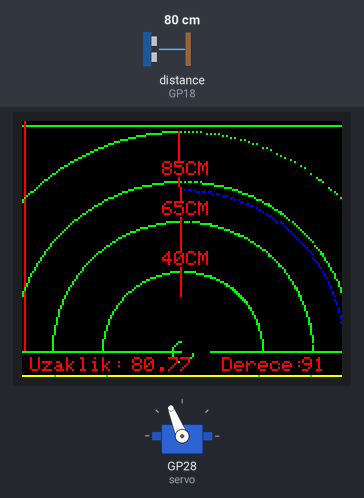
This program was run on a simulated Raspberry Pi Pico running MicroPython. On the bench: 160×128 colour display, servo. Inputs (shaded band) come from the test bench; at power-on: distance to the obstacle (sensor on GP18) 80 cm. The echo pulse lasts 58.3 µs per cm; servo angles are drawn from the pulse width (0.5 ms = 0°, 2.5 ms = 180°); library files of the repository ran but are not shown: sysfont.py; what the program prints to the serial console is not drawn.

Above: at 2.1 s.
2.2 s: distance to the obstacle (sensor on GP18) set to 120 cm
At 2.59 s:
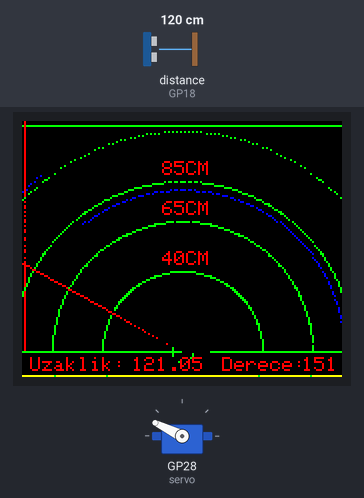
4.8 s: distance to the obstacle (sensor on GP18) set to 4 cm
At 5.0 s:
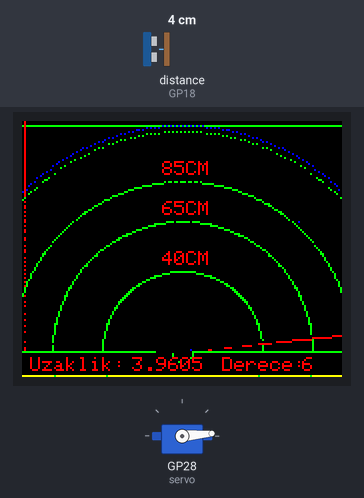
7.8 s: distance to the obstacle (sensor on GP18) set to 9 cm
At 8.66 s:
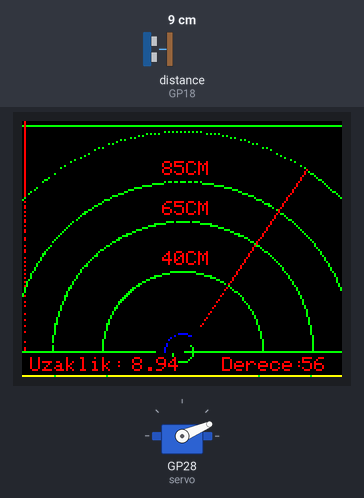
Timing chart, 0 to 16.8 s (numbered marks = the images above; inputs shaded):
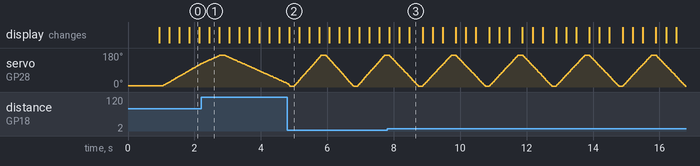

The program:

son.py
```python
from ST7735 import TFT
from sysfont import sysfont
from machine import Pin, PWM , SPI
import network
import socket
import time
import utime
import math

print('servo motor test ediliyor...')
servo = PWM(Pin(28))
servo.freq(50)
triq=Pin(19,Pin.OUT)
echo=Pin(18,Pin.IN)

#Genişlik 1-160 Yükseklik 2-127
spi = SPI(1, baudrate=20000000, polarity=0, phase=0, sck=Pin(10), mosi=Pin(11), miso=None)
Pin_DC = 14
Pin_Reset = 13
Pin_CS = 15
tft=TFT(spi,14,13,15)
tft.initr()
tft.rgb(True)
tft.rotation(1)
def draw_circle(tft, x0, y0, radius, color):
    f = 1 - radius
    ddF_x = 1
    ddF_y = -2 * radius
    x = 0
    y = radius

    tft.pixel((x0, y0 + radius), color)
    tft.pixel((x0, y0 - radius), color)
    tft.pixel((x0 + radius, y0), color)
    tft.pixel((x0 - radius, y0), color)

    while x < y:
        if f >= 0:
            y -= 1
            ddF_y += 2
            f += ddF_y
        x += 1
        ddF_x += 2
        f += ddF_x

        tft.pixel((x0 + x, y0 + y), color)
        tft.pixel((x0 - x, y0 + y), color)
        tft.pixel((x0 + x, y0 - y), color)
        tft.pixel((x0 - x, y0 - y), color)
        tft.pixel((x0 + y, y0 + x), color)
        tft.pixel((x0 - y, y0 + x), color)
        tft.pixel((x0 + y, y0 - x), color)
        tft.pixel((x0 - y, y0 - x), color)
while True:

    tft.fill(TFT.BLACK)
    tft.line((0,2),(160,2),TFT.GREEN)
    tft.line((1,0),(1,128),TFT.RED)
    tft.line((160,0),(160,128),TFT.BLUE)
    tft.line((0,127),(160,127),TFT.YELLOW)
    tft.line((0,128),(160,128),TFT.RED)

    #def draw_circle(tft, x0, y0, radius, color):
    draw_circle(tft,80,115,110,TFT.GREEN)
    draw_circle(tft,80,115,85,TFT.GREEN)
    draw_circle(tft,80,115,65,TFT.GREEN)
    draw_circle(tft,80,115,40,TFT.GREEN)
    for a in range(115,127,1):
        tft.line((0,a),(160,a),TFT.BLACK)
    tft.line((0,115),(160,115),TFT.GREEN)
    tft.pixel((80,115),TFT.BLUE)
    draw_circle(tft,80,115,5,TFT.GREEN)

    tft.text((70,20),'85CM',TFT.RED,sysfont)
    tft.text((70,40),'65CM',TFT.RED,sysfont)
    tft.text((70,65),'40CM',TFT.RED,sysfont)
    tft.text((100,118),'Derece:',TFT.RED,sysfont)
    tft.text((4,118),'Uzaklik:',TFT.RED,sysfont)
    tft.text((55,118),'10',TFT.RED,sysfont)
    for i in range(3,180,1):
        triq.value(0)
        utime.sleep_us(2)
        triq.value(1)
        utime.sleep_us(10)
        triq.value(0)
        start_time = utime.ticks_us()
        while echo.value() == 0:
            if utime.ticks_diff(utime.ticks_us(), start_time) > 600000:
                print("Timeout waiting for echo to go high")
                print(i)
                break
        pulse_start=utime.ticks_us()
        start_time = utime.ticks_us()
        while echo.value() == 1:
            if utime.ticks_diff(utime.ticks_us(), start_time) > 38000:
                print("Timeout waiting for echo to go low")
                break
        pulse_stop=utime.ticks_us()
        pulse_fark=utime.ticks_diff(pulse_stop,pulse_start)
        mesafe=pulse_fark*(0.0346/2)
        tft.text((55,118),str('{:.2f}'.format(mesafe)),TFT.RED,sysfont)
        if mesafe>100:
            tft.pixel((80+round(113*math.cos(math.radians(i-2))),115-round(113*math.sin(math.radians(i-2)))),TFT.BLUE)

        if mesafe<=100:
            tft.pixel((80+round(mesafe*math.cos(math.radians(i-2))),115-round(mesafe*math.sin(math.radians(i-2)))),TFT.BLUE)
        servo.duty_u16(math.floor(((6000/180)*i)+1802))
        tft.line((80,115),(80+round(110*math.cos(math.radians(i))),115-round(110*math.sin(math.radians(i)))),TFT.RED)
        tft.line((80,115),(80+round(110*math.cos(math.radians(i-1))),115-round(110*math.sin(math.radians(i-1)))),TFT.BLACK)
        tft.pixel((80+round(85*math.cos(math.radians(i-2))),115-round(85*math.sin(math.radians(i-2)))),TFT.GREEN)
        tft.pixel((80+round(65*math.cos(math.radians(i-2))),115-round(65*math.sin(math.radians(i-2)))),TFT.GREEN)
        tft.pixel((80+round(40*math.cos(math.radians(i-2))),115-round(40*math.sin(math.radians(i-2)))),TFT.GREEN)
        tft.text((140,118),str(i),TFT.RED,sysfont)
        if i>=70 or i<=110:

            tft.text((70,20),'85CM',TFT.RED,sysfont)
            tft.text((70,40),'65CM',TFT.RED,sysfont)
            tft.text((70,65),'40CM',TFT.RED,sysfont)

    tft.fill(TFT.BLACK)
    tft.line((0,2),(160,2),TFT.GREEN)
    tft.line((1,0),(1,128),TFT.RED)
    tft.line((160,0),(160,128),TFT.BLUE)
    tft.line((0,127),(160,127),TFT.YELLOW)
    tft.line((0,128),(160,128),TFT.RED)

    #def draw_circle(tft, x0, y0, radius, color):
    draw_circle(tft,80,115,110,TFT.GREEN)
    draw_circle(tft,80,115,85,TFT.GREEN)
    draw_circle(tft,80,115,65,TFT.GREEN)
    draw_circle(tft,80,115,40,TFT.GREEN)
    for a in range(115,127,1):
        tft.line((0,a),(160,a),TFT.BLACK)
    tft.line((0,115),(160,115),TFT.GREEN)
    tft.pixel((80,115),TFT.BLUE)
    draw_circle(tft,80,115,5,TFT.GREEN)
    tft.text((100,118),'Derece:',TFT.RED,sysfont)
    tft.text((70,20),'85CM',TFT.RED,sysfont)
    tft.text((70,40),'65CM',TFT.RED,sysfont)
    tft.text((70,65),'40CM',TFT.RED,sysfont)
    tft.text((4,118),'Uzaklik:',TFT.RED,sysfont)
    for i in range(177,0,-1):
        triq.value(0)
        utime.sleep_us(2)
        triq.value(1)
        utime.sleep_us(10)
        triq.value(0)
        start_time = utime.ticks_us()
        while echo.value() == 0:
            if utime.ticks_diff(utime.ticks_us(), start_time) > 6000:
                print("Timeout waiting for echo to go high")
                print(i)
                break
        pulse_start=utime.ticks_us()
        start_time = utime.ticks_us()
        while echo.value() == 1:
            if utime.ticks_diff(utime.ticks_us(), start_time) > 38000:
                print("Timeout waiting for echo to go low")
                break
        pulse_stop=utime.ticks_us()
        pulse_fark=utime.ticks_diff(pulse_stop,pulse_start)
        mesafe=pulse_fark*(0.0346/2)
        tft.text((55,118),str('{:.2f}'.format(mesafe)),TFT.RED,sysfont)
        if mesafe>100:
            tft.pixel((80+round(113*math.cos(math.radians(i+2))),115-round(113*math.sin(math.radians(i+2)))),TFT.BLUE)
        if mesafe<=100:
            tft.pixel((80+round(mesafe*math.cos(math.radians(i+2))),115-round(mesafe*math.sin(math.radians(i+2)))),TFT.BLUE)
        servo.duty_u16(math.floor(((6000/180)*i)+1802))
        tft.line((80,115),(80+round(110*math.cos(math.radians(i))),115-round(110*math.sin(math.radians(i)))),TFT.RED)
        tft.line((80,115),(80+round(110*math.cos(math.radians(i+1))),115-round(110*math.sin(math.radians(i+1)))),TFT.BLACK)
        tft.pixel((80+round(85*math.cos(math.radians(i+2))),115-round(85*math.sin(math.radians(i+2)))),TFT.GREEN)
        tft.pixel((80+round(65*math.cos(math.radians(i+2))),115-round(65*math.sin(math.radians(i+2)))),TFT.GREEN)
        tft.pixel((80+round(40*math.cos(math.radians(i+2))),115-round(40*math.sin(math.radians(i+2)))),TFT.GREEN)
        tft.text((140,118),str(i),TFT.RED,sysfont)
        if i==100:
            for i in range(118,127,1):
                tft.line((140,i),(160,i),TFT.BLACK)
        if i==10:
            for i in range(118,127,1):
                tft.line((140,i),(160,i),TFT.BLACK)
        if i==50:
            tft.pixel((80+round(50*math.cos(math.radians(i-2))),115-round(50*math.sin(math.radians(i-2)))),TFT.BLUE)
            tft.pixel((80+round(87*math.cos(math.radians(i-2))),115-round(87*math.sin(math.radians(i-2)))),TFT.BLUE)
        if i>=70 or i<=110:
            tft.text((70,20),'85CM',TFT.RED,sysfont)
            tft.text((70,40),'65CM',TFT.RED,sysfont)
            tft.text((70,65),'40CM',TFT.RED,sysfont)
```
